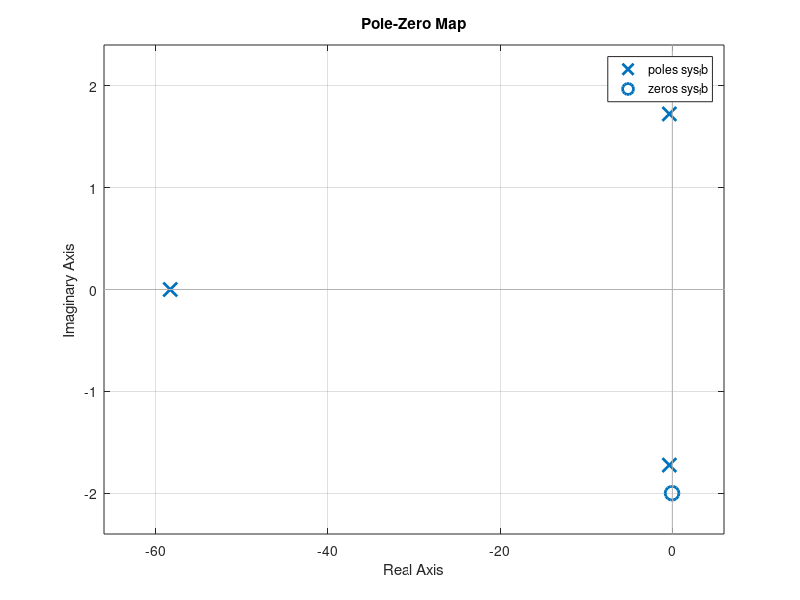

Write MATLAB code to recreate this figure. (Note: this script raises an error after producing the figure.)
clear all
close all

A = [-4 -0.03; 0.75 -10];
B = [2; 0];
C = [0 1];
D = 0;

% State space
sys_proc = ss(A,B,C,D);
disp("Space State matrixes created");

% PID
kp = 30;
ki = 120;
kd = 2;
sys_pid = tf([kp kd ki], [0 1 0]);
disp ("PID matrixes created");

% Zero-pole-gain format
zpk(sys_proc);

% DC gain
dcgain(sys_proc);

% Series transfer function
sys_series = series(sys_pid, sys_proc);

% Feedback transfer function
sys_fb = feedback(sys_series, 1);

pzmap(sys_fb)
step(sys_fb)
pole(sys_fb);
zero(sys_fb);

t = 1:0.01:25;
r = sign(sin(2*pi*0.2*t));
y = lsim(sys_fb, r, t);

figure

subplot(2,1,1); plot(t,r);
subplot(2,1,2); plot(t,y);

sisotool(sys_proc)
